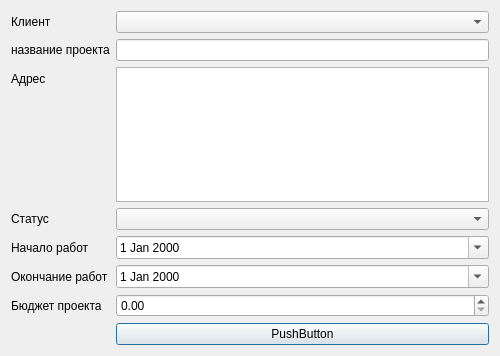
<?xml version="1.0" encoding="UTF-8"?>
<ui version="4.0">
 <class>ProjectEditorDialog</class>
 <widget class="QDialog" name="ProjectEditorDialog">
  <property name="geometry">
   <rect>
    <x>0</x>
    <y>0</y>
    <width>500</width>
    <height>356</height>
   </rect>
  </property>
  <property name="windowTitle">
   <string>Dialog</string>
  </property>
  <layout class="QFormLayout" name="formLayout">
   <item row="0" column="0">
    <widget class="QLabel" name="label">
     <property name="text">
      <string>Клиент</string>
     </property>
    </widget>
   </item>
   <item row="0" column="1">
    <widget class="QComboBox" name="cb_clients"/>
   </item>
   <item row="1" column="0">
    <widget class="QLabel" name="label_2">
     <property name="text">
      <string>название проекта</string>
     </property>
    </widget>
   </item>
   <item row="1" column="1">
    <widget class="QLineEdit" name="le_name">
     <property name="placeholderText">
      <string/>
     </property>
    </widget>
   </item>
   <item row="2" column="0">
    <widget class="QLabel" name="label_3">
     <property name="text">
      <string>Адрес</string>
     </property>
    </widget>
   </item>
   <item row="2" column="1">
    <widget class="QPlainTextEdit" name="pte_address"/>
   </item>
   <item row="3" column="0">
    <widget class="QLabel" name="label_4">
     <property name="text">
      <string>Статус</string>
     </property>
    </widget>
   </item>
   <item row="3" column="1">
    <widget class="QComboBox" name="cb_statuses"/>
   </item>
   <item row="4" column="0">
    <widget class="QLabel" name="label_5">
     <property name="text">
      <string>Начало работ</string>
     </property>
    </widget>
   </item>
   <item row="4" column="1">
    <widget class="QDateEdit" name="de_start_date">
     <property name="calendarPopup">
      <bool>true</bool>
     </property>
    </widget>
   </item>
   <item row="5" column="0">
    <widget class="QLabel" name="label_6">
     <property name="text">
      <string>Окончание работ</string>
     </property>
    </widget>
   </item>
   <item row="5" column="1">
    <widget class="QDateEdit" name="de_end_date">
     <property name="calendarPopup">
      <bool>true</bool>
     </property>
    </widget>
   </item>
   <item row="6" column="0">
    <widget class="QLabel" name="label_7">
     <property name="text">
      <string>Бюджет проекта</string>
     </property>
    </widget>
   </item>
   <item row="6" column="1">
    <widget class="QDoubleSpinBox" name="dsb_total_cost">
     <property name="maximum">
      <double>10000000000000000000000.000000000000000</double>
     </property>
    </widget>
   </item>
   <item row="7" column="1">
    <widget class="QPushButton" name="pb_save">
     <property name="text">
      <string>PushButton</string>
     </property>
    </widget>
   </item>
  </layout>
 </widget>
 <resources/>
 <connections/>
</ui>
